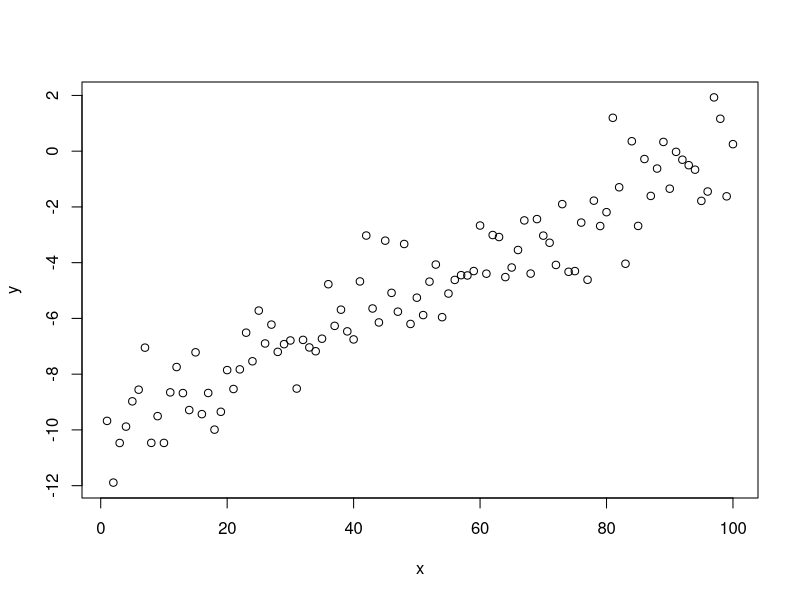

This figure's R source:
# Author: Adam L. Rich
# Date:   February 1, 2013
# Description:
#
#   Example of optim function
#

x <- 1:100
m <- 0.1
b <- -10
e <- rnorm(n = 100, mean = 0, sd = 1)
y <- m * x + b + e

plot(y ~ x)

fit.ls <- lm(y ~ x)

summary(fit.ls)

str(fit.ls)
ls(fit.ls)

fit.ls$fitted.values

sq.error <- function(p) {
  
  m <- p[1]
  b <- p[2]
  
  y.fitted <- m * x + b
  return(sum((y.fitted - y) ^ 2))
  
}


fit.optim <- optim(c(.5, 5), sq.error)

fit.ls$coefficients
fit.optim$par